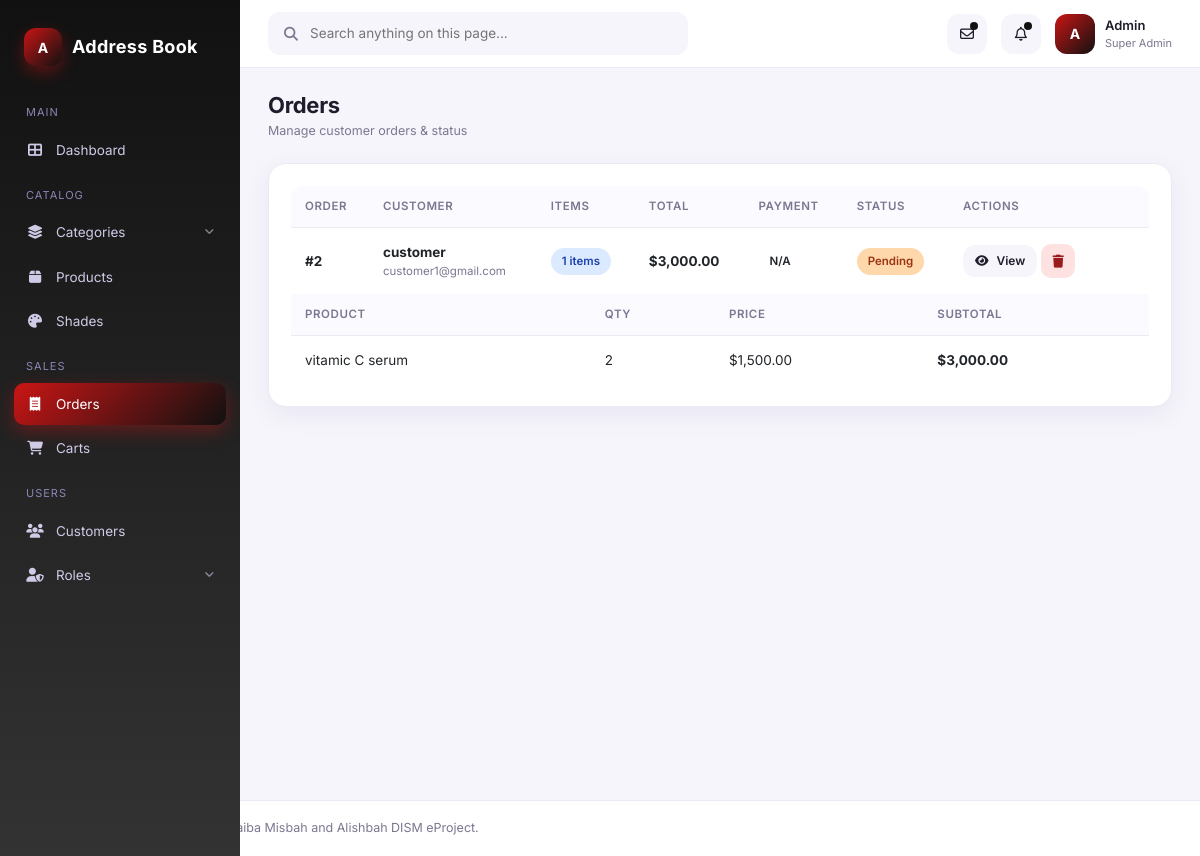
Screenshot of /admin/view_orders.php with the database file from the repository.
### tables this page shows
CREATE TABLE `orders` (
  `order_id` int(11) NOT NULL,
  `user_id` int(11) DEFAULT NULL,
  `order_date` datetime DEFAULT current_timestamp(),
  `total_amount` int(11) DEFAULT NULL,
  `status` varchar(50) DEFAULT NULL
);

CREATE TABLE `users` (
  `user_id` int(11) NOT NULL,
  `name` varchar(100) DEFAULT NULL,
  `email` varchar(100) DEFAULT NULL,
  `password` varchar(100) DEFAULT NULL,
  `role_id` int(11) DEFAULT NULL,
  `address` text DEFAULT NULL,
  `phone` varchar(20) DEFAULT NULL,
  `dob` date DEFAULT NULL,
  `remarks` text DEFAULT NULL
);

CREATE TABLE `order_details` (
  `order_detail_id` int(11) NOT NULL,
  `order_id` int(11) DEFAULT NULL,
  `p_id` int(11) DEFAULT NULL,
  `quantity` int(11) DEFAULT NULL,
  `price` int(11) DEFAULT NULL,
  `scard_id` int(11) DEFAULT NULL
);

CREATE TABLE `product` (
  `p_id` int(11) NOT NULL,
  `p_name` varchar(100) NOT NULL,
  `pro_description` varchar(100) NOT NULL,
  `p_price` int(11) NOT NULL,
  `p_image` varchar(255) DEFAULT NULL,
  `scat_id` int(11) DEFAULT NULL,
  `ccat_id` int(11) DEFAULT NULL
);

### admin/view_orders.php (the view, shortened to what this page needs)
<?php
include 'header.php';
$rows = mysqli_query($con, "SELECT o.*, u.name, u.email,
    (SELECT COUNT(*) FROM order_details od WHERE od.order_id=o.order_id) items
    FROM orders o LEFT JOIN users u ON o.user_id=u.user_id
    ORDER BY o.order_id DESC");
?>
<div class="page-header">
    <div>
        <h1>Orders</h1>
        <div class="crumb">Manage customer orders & status</div>
    </div>
</div>
<div class="card">
    <div class="table-wrap">
        <table class="data">
            <thead>
                <tr>
                    <th>Order</th>
                    <th>Customer</th>
                    <th>Items</th>
                    <th>Total</th>
                    <th>Payment</th>
                    <th>Status</th>
                    <th style="width:200px">Actions</th>
                </tr>
            </thead>
            <tbody>
            <?php if($rows && mysqli_num_rows($rows) > 0): ?>
                <?php while($r = mysqli_fetch_assoc($rows)):
                    $st = strtolower($r['status'] ?? 'pending');
                    $cls = ($st == 'paid' || $st == 'completed') ? 'green' : (($st == 'pending') ? 'orange' : (($st == 'cancelled') ? 'red' : 'blue'));
                ?>
                <tr>
                    <td><strong>#<?= $r['order_id'] ?></strong></td>
                    <td>
                        <strong><?= htmlspecialchars($r['name'] ?? 'Guest') ?></strong>
                        <div style="font-size:11.5px;color:var(--text-muted)"><?= htmlspecialchars($r['email'] ?? '') ?></div>
                    </td>
                    <td><span class="pill blue"><?= $r['items'] ?> items</span></td>
                    <td><strong>$<?= number_format($r['total_amount'], 2) ?></strong></td>
                    <td><span class="pill outline"><?= htmlspecialchars($r['payment_method'] ?? 'N/A') ?></span></td>
                    <td><span class="pill <?= $cls ?>"><?= ucfirst($st) ?></span></td>
                    <td>
                        <button class="btn btn-soft btn-sm" data-bs-toggle="modal" data-bs-target="#order<?= $r['order_id'] ?>"><i class="fas fa-eye"></i> View</button>
                        <a href="?del_id=<?= $r['order_id'] ?>" class="btn btn-danger btn-icon" onclick="return confirm('Delete order?')"><i class="fas fa-trash"></i></a>
                    </td>
                </tr>
                <div class="modal fade" id="order<?= $r['order_id'] ?>" tabindex="-1">
                    <div class="modal-dialog modal-lg">
                        <div class="modal-content">
                            <div class="modal-body">
                                <table class="data">
                                    <thead>
                                        <tr>
                                            <th>Product</th>
                                            <th>Qty</th>
                                            <th>Price</th>
                                            <th>Subtotal</th>
                                        </tr>
                                    </thead>
                                    <tbody>
                                    <?php
                                    $oid = $r['order_id'];
                                    $det = mysqli_query($con, "SELECT od.*, p.p_name FROM order_details od LEFT JOIN product p ON od.p_id = p.p_id WHERE od.order_id = $oid");
                                    if ($det && mysqli_num_rows($det) > 0):
                                        while($d = mysqli_fetch_assoc($det)): ?>
                                        <tr>
                                            <td><?= htmlspecialchars($d['p_name'] ?? 'Unknown Product') ?></td>
                                            <td><?= $d['quantity'] ?></td>
                                            <td>$<?= number_format($d['price'] ?? 0, 2) ?></td>
                                            <td><strong>$<?= number_format(($d['price'] ?? 0) * $d['quantity'], 2) ?></strong></td>
                                        </tr>
                                        <?php endwhile;
                                    else: ?>
                                        <tr><td colspan="4" class="text-center">No details found for this order.</td></tr>
                                    <?php endif; ?>
                                    </tbody>
                                </table>
                            </div>
                        </div>
                    </div>
                </div>
                <?php endwhile; ?>
            <?php else: ?>
                <tr><td colspan="6" class="text-center text-muted py-4">No orders found.</td></tr>
            <?php endif; ?>
            </tbody>
        </table>
    </div>
</div>
<?php include 'footer.php'; ?>

### assets/admin/css/style.css (style rules this page uses)
:root { --bg:#f6f5fb; --surface:#ffffff; --surface-2:#fbfaff; --text:#1f1d2b; --text-muted:#7a7891; --border:#ece9f5; --primary:#ca1515; --primary-2:#111111; --pink:#111111; --blue:#3b82f6; --cyan:#06b6d4; --green:#10b981; --orange:#f59e0b; --red:#ca1515; --gold:#fbbf24; --grad-purple: linear-gradient(135deg,#ca1515 0%, #111111 100%); --grad-orange: linear-gradient(135deg,#ca1515 0%, #f59e0b 100%); --grad-blue: linear-gradient(135deg,#ca1515 0%, #3b82f6 100%); --grad-green: linear-gradient(135deg,#ca1515 0%, #10b981 100%); --shadow-sm: 0 2px 6px rgba(40,30,80,.05); --shadow: 0 8px 24px rgba(80,60,140,.08); --shadow-lg: 0 20px 40px rgba(80,60,140,.12); --radius: 18px; --radius-sm: 12px; --sidebar-w: 240px; }
* { box-sizing:border-box; }
html,body { margin:0;padding:0;background:var(--bg);color:var(--text); font-family:'Inter','Segoe UI',system-ui,-apple-system,sans-serif; font-size:14px;-webkit-font-smoothing:antialiased; }
a { color:inherit;text-decoration:none; }
.page-header { display:flex;align-items:center;justify-content:space-between;margin-bottom:22px; }
.page-header h1 { margin:0;font-size:22px;font-weight:700;letter-spacing:-.3px; }
.page-header .crumb { font-size:12.5px;color:var(--text-muted);margin-top:4px; }
.card { background:var(--surface);border-radius:var(--radius); box-shadow:var(--shadow);padding:22px;border:1px solid var(--border); }
.table-wrap { overflow-x:auto;border-radius:var(--radius-sm); }
table.data { width:100%;border-collapse:separate;border-spacing:0; }
table.data thead th { text-align:left;font-size:11.5px;text-transform:uppercase;letter-spacing:.6px; color:var(--text-muted);font-weight:600;padding:12px 14px;background:var(--surface-2); border-bottom:1px solid var(--border); }
table.data tbody td { padding:14px;border-bottom:1px solid var(--border);font-size:13.5px;vertical-align:middle; }
table.data tbody tr:last-child td { border-bottom:none; }
.pill { display:inline-flex;align-items:center;gap:5px;padding:5px 11px;border-radius:999px; font-size:11.5px;font-weight:600; }
.pill.orange { background:#fed7aa;color:#9a3412; }
.pill.blue { background:#dbeafe;color:#1e40af; }
.btn { display:inline-flex;align-items:center;gap:8px;padding:10px 18px;border-radius:12px; font-size:13px;font-weight:600;border:none;cursor:pointer;transition:all .2s; }
.btn-soft { background:var(--bg);color:var(--text); }
.btn-danger { background:#fee2e2;color:#991b1b; }
.btn-icon { width:34px;height:34px;border-radius:10px;display:inline-grid;place-items:center;padding:0; }
.btn-sm { padding:7px 12px;font-size:12px; }
.modal-content { border:none;border-radius:var(--radius);overflow:hidden; }
.modal-body { padding:22px; }

### rows the page displays
orders: order_id "2", user.name "customer", user.email "customer1@gmail.com", items "1", total_amount "3,000.00", payment_method "N/A", status "Pending"
order_details: p.p_name "vitamic C serum", quantity "2", price "1,500.00", ($d['price'] ?? 0) * $d['quantity'] "3,000.00"
